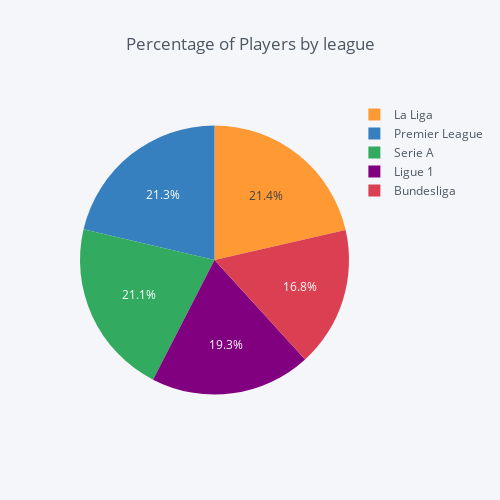

Here is the notebook cell this chart was saved with:
### Code cell
#Pie chart to show the distribution of players per league
player_df = pd.DataFrame({'league': ['La Liga', 'Premier League', 'Serie A', 'Ligue 1', 'Bundesliga'],
                         'player': [478, 476, 471, 431, 375]})
player_df.iplot(kind='pie', labels='league', values='player', title='Percentage of Players by league',dimensions=(500,500))

### Figure 1 — Plotly figure (JSON) as saved in the notebook; plotly's stock layout.template omitted (floating-point values rounded to 4 significant figures)
{"data": [{"labels": ["La Liga", "Premier League", "Serie A", "Ligue 1", "Bundesliga"], "marker": {"colors": ["rgba(255, 153, 51, 1.0)", "rgba(55, 128, 191, 1.0)", "rgba(50, 171, 96, 1.0)", "rgba(128, 0, 128, 1.0)", "rgba(219, 64, 82, 1.0)"]}, "name": "", "type": "pie", "values": [478, 476, 471, 431, 375]}], "layout": {"height": 500, "legend": {"bgcolor": "#F5F6F9", "font": {"color": "#4D5663"}}, "paper_bgcolor": "#F5F6F9", "plot_bgcolor": "#F5F6F9", "title": "Percentage of Players by league", "titlefont": {"color": "#4D5663"}, "width": 500}}
